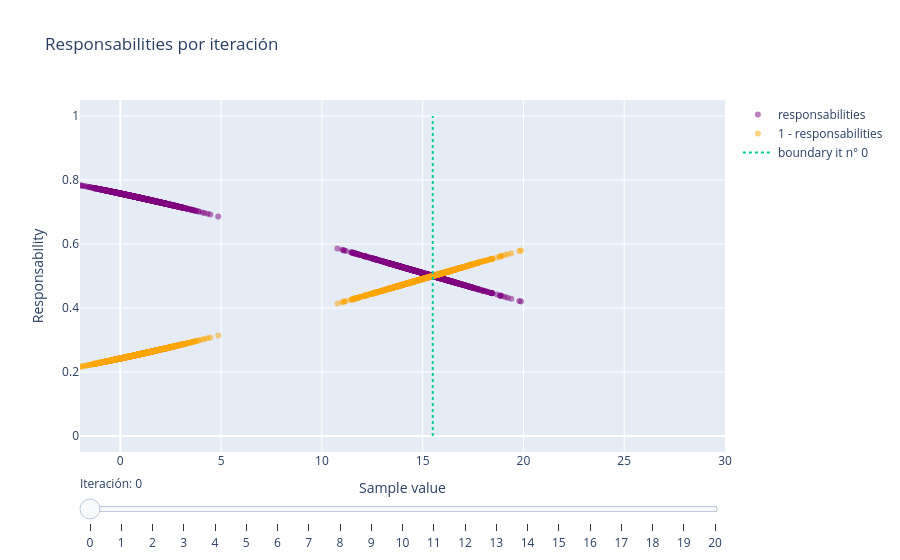

The notebook cell saved with this chart:
### Code cell
import plotly.graph_objects as go

def resp_at(it):
    p1 = norm.pdf(samples, all_mu_1[it], all_sigma_1[it])
    p2 = norm.pdf(samples, all_mu_2[it], all_sigma_2[it])
    pi = all_pi[it]
    return pi * p2 / (pi * p2 + (1 - pi) * p1)

def boundary_line(it):
    b = samples[np.argmin(np.abs(resp_at(it) - 0.5))]
    return go.Scatter(x=[b, b], y=[0, 1], mode='lines', name='boundary it n° ' + str(it), line=dict(dash='dot'))

n_it = len(all_pi)
r0 = resp_at(0)

fig = go.Figure(
    data=[
        go.Scatter(x=samples, y=1-r0, mode='markers', name='responsabilities',
                   marker=dict(color='purple', opacity=0.5)),
        go.Scatter(x=samples, y=r0, mode='markers', name='1 - responsabilities',
                   marker=dict(color='orange', opacity=0.5)),
        boundary_line(0),
    ],
    frames=[go.Frame(name=str(i),
                     data=[go.Scatter(x=samples, y=resp_at(i)),
                           go.Scatter(x=samples, y=1 - resp_at(i)),
                           boundary_line(i)])
            for i in range(n_it)],
)

fig.update_layout(
    title='Responsabilities por iteración',
    xaxis=dict(title='Sample value', range=[-2, 30]),
    yaxis=dict(title='Responsability', range=[-0.05, 1.05]),
    sliders=[dict(
        active=0,
        currentvalue={'prefix': 'Iteración: '},
        steps=[dict(method='animate', label=str(i),
                    args=[[str(i)], dict(mode='immediate',
                                         frame=dict(duration=0, redraw=True))])
               for i in range(n_it)],
    )],
)

fig.show()

### Figure 1 — Plotly figure (JSON) as saved in the notebook; plotly's stock layout.template omitted (floating-point values rounded to 4 significant figures; data arrays with more than 128 entries replaced by an {"elided": "..."} marker saying what was removed)
{"data": [{"marker": {"color": "purple", "opacity": 0.5}, "mode": "markers", "name": "responsabilities", "type": "scatter", "x": {"elided": "2000 float values"}, "y": {"elided": "2000 float values"}}, {"marker": {"color": "orange", "opacity": 0.5}, "mode": "markers", "name": "1 - responsabilities", "type": "scatter", "x": {"elided": "2000 float values"}, "y": {"elided": "2000 float values"}}, {"line": {"dash": "dot"}, "mode": "lines", "name": "boundary it n° 0", "type": "scatter", "x": [15.5, 15.5], "y": [0, 1]}], "layout": {"sliders": [{"active": 0, "currentvalue": {"prefix": "Iteración: "}, "steps": [{"args": [["0"], {"frame": {"duration": 0, "redraw": true}, "mode": "immediate"}], "label": "0", "method": "animate"}, {"args": [["1"], {"frame": {"duration": 0, "redraw": true}, "mode": "immediate"}], "label": "1", "method": "animate"}, {"args": [["2"], {"frame": {"duration": 0, "redraw": true}, "mode": "immediate"}], "label": "2", "method": "animate"}, {"args": [["3"], {"frame": {"duration": 0, "redraw": true}, "mode": "immediate"}], "label": "3", "method": "animate"}, {"args": [["4"], {"frame": {"duration": 0, "redraw": true}, "mode": "immediate"}], "label": "4", "method": "animate"}, {"args": [["5"], {"frame": {"duration": 0, "redraw": true}, "mode": "immediate"}], "label": "5", "method": "animate"}, {"args": [["6"], {"frame": {"duration": 0, "redraw": true}, "mode": "immediate"}], "label": "6", "method": "animate"}, {"args": [["7"], {"frame": {"duration": 0, "redraw": true}, "mode": "immediate"}], "label": "7", "method": "animate"}, {"args": [["8"], {"frame": {"duration": 0, "redraw": true}, "mode": "immediate"}], "label": "8", "method": "animate"}, {"args": [["9"], {"frame": {"duration": 0, "redraw": true}, "mode": "immediate"}], "label": "9", "method": "animate"}, {"args": [["10"], {"frame": {"duration": 0, "redraw": true}, "mode": "immediate"}], "label": "10", "method": "animate"}, {"args": [["11"], {"frame": {"duration": 0, "redraw": true}, "mode": "immediate"}], "label": "11", "method": "animate"}, {"args": [["12"], {"frame": {"duration": 0, "redraw": true}, "mode": "immediate"}], "label": "12", "method": "animate"}, {"args": [["13"], {"frame": {"duration": 0, "redraw": true}, "mode": "immediate"}], "label": "13", "method": "animate"}, {"args": [["14"], {"frame": {"duration": 0, "redraw": true}, "mode": "immediate"}], "label": "14", "method": "animate"}, {"args": [["15"], {"frame": {"duration": 0, "redraw": true}, "mode": "immediate"}], "label": "15", "method": "animate"}, {"args": [["16"], {"frame": {"duration": 0, "redraw": true}, "mode": "immediate"}], "label": "16", "method": "animate"}, {"args": [["17"], {"frame": {"duration": 0, "redraw": true}, "mode": "immediate"}], "label": "17", "method": "animate"}, {"args": [["18"], {"frame": {"duration": 0, "redraw": true}, "mode": "immediate"}], "label": "18", "method": "animate"}, {"args": [["19"], {"frame": {"duration": 0, "redraw": true}, "mode": "immediate"}], "label": "19", "method": "animate"}, {"args": [["20"], {"frame": {"duration": 0, "redraw": true}, "mode": "immediate"}], "label": "20", "method": "animate"}]}], "title": {"text": "Responsabilities por iteración"}, "xaxis": {"range": [-2, 30], "title": {"text": "Sample value"}}, "yaxis": {"range": [-0.05, 1.05], "title": {"text": "Responsability"}}}}
